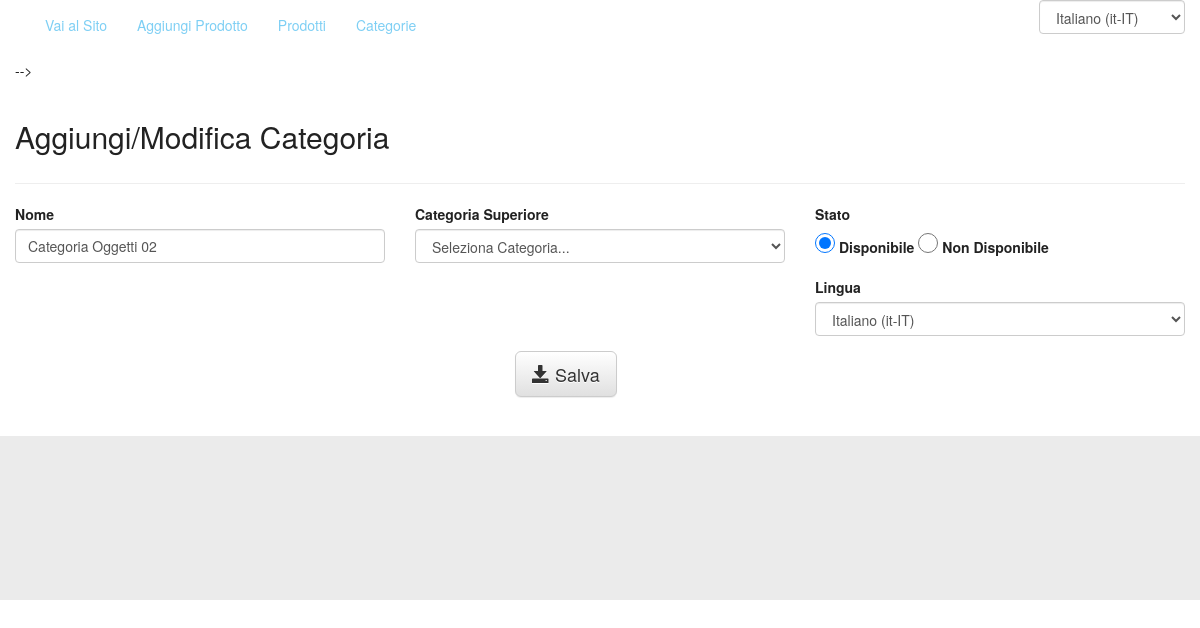
/Admin/editCategory/2 (signed in), run on an earlier commit of the app's database.
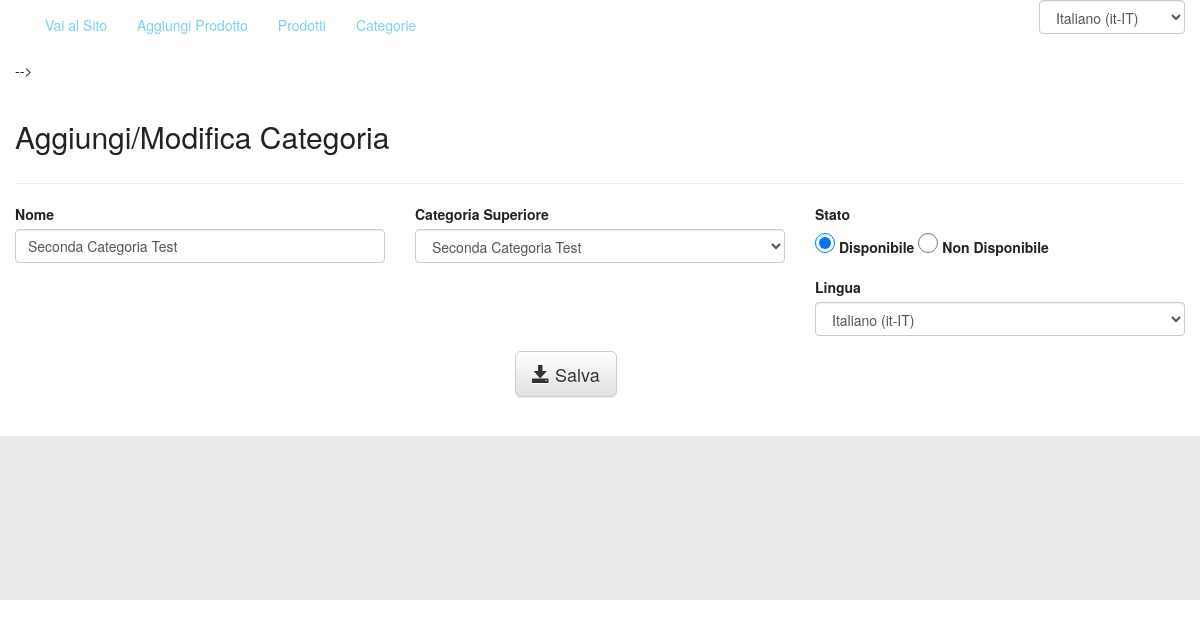
And on a later commit of the database.
### tables this page shows
CREATE TABLE `acms_shop_categories` (
  `category_id` int(11) NOT NULL,
  `category_name` varchar(80) DEFAULT NULL,
  `category_status` tinyint(1) DEFAULT '1',
  `category_image_src` varchar(256) DEFAULT NULL,
  `fk_lang_id` int(11) NOT NULL,
  `fk_parent_id` int(11) NOT NULL DEFAULT '0',
  `category_parent_name` varchar(45) DEFAULT NULL
);

CREATE TABLE `acms_languages` (
  `lang_id` int(11) NOT NULL,
  `lang_iso_code` varchar(4) DEFAULT NULL,
  `lang_internal_code` varchar(8) DEFAULT NULL,
  `lang_name` varchar(80) DEFAULT NULL
);

### controllers/Admin.php (called while the page is built, shortened)
<?php
class Admin extends Controller
{
    function index()
    {
        $loc_model = $this->getModel('LocalizationModel');
        $this->languages = $loc_model->getLanguages();
        $this->getView('pages/page_default');
    }
    function editCategory($args)
    {
        $shop_model = $this->getModel('ShopModel');
        $this->shop_categories = $shop_model->getCategories();
        $this->category = $this->getModel('ShopCategoryModel');
        $this->index($args);
    }
}

### index.php (called while the page is built, shortened)
<?php
require_once(__DIR__.'/Config.php');
require_once(Config::$abs_path.'/libs/php/Database.php');
require_once(Config::$abs_path.'/controllers/Controller.php');
(new App());

### libs/php/Database.php (called while the page is built, shortened)
<?php
class Database
{
    public $mysqli;
    public $results;
    public function __construct()
    {
        $this->mysqli = new mysqli( Config::$db_host, Config::$db_user, Config::$db_pass, Config::$db_name);
    }
    public function queryExec($query='')
    {
        $_query = str_replace("#_", Config::$db_prefix, $query);
        if (!$this->results = $this->mysqli->query($_query)) {
            echo "<b>Database() say: </b>query problems<br>";
            echo "Query: " . $_query . "<br>";
            echo "Errno: " . $this->mysqli->errno . "<br>";
            echo "Error: " . $this->mysqli->error . "<br>";
            exit;
        }
        return $this->results;
    }
    public function getObjectData($query='')
    {
        $_query = str_replace("#_", Config::$db_prefix, $query);
        if (!$this->results = $this->mysqli->query($_query)) {
            echo "<b>Database() say: </b>query problems<br>";
            echo "Query: " . $_query . "<br>";
            echo "Errno: " . $this->mysqli->errno . "<br>";
            echo "Error: " . $this->mysqli->error . "<br>";
            exit;
        }
        if ($this->results->num_rows === 0) {
            $data = FALSE;
        }else{
            $data = $this->results->fetch_object();
            $data->num_rows = $this->results->num_rows;
        }
        return $data;
    }
}

### models/ShopModel.php (called while the page is built, shortened)
<?php
class ShopModel extends Model
{
    function getCategories($lang_id=NULL, $status=NULL)
    {
        $query = "SELECT * FROM #_shop_categories ";
        $query.= "LEFT JOIN #_languages ON #_shop_categories.fk_lang_id = #_languages.lang_id ";
        $this->results = $this->queryExec($query);
        if(!$this->results){
            return FALSE;
        }else{
            $data = [];
            while($row_obj = $this->results->fetch_object()){
                array_push($data, $row_obj);
            }
            return $data;
        }
    }
}

### models/ShopCategoryModel.php (called while the page is built, shortened)
<?php
class ShopCategoryModel extends Model
{
    public function __get($property){
        if (property_exists($this, $property)){
            return $this->$property;
        }
    }
}

### models/LocalizationModel.php (called while the page is built)
<?php
class LocalizationModel extends Model
{
    public function getLanguages()
    {
        $query = "SELECT * FROM #_languages;";
        $this->results = $this->queryExec($query);
        if(!$this->results){
            return FALSE;
        }else{
            $data = array();
            while($row = $this->results->fetch_object()){
                array_push($data, $row);
            }
            return $data;
        }
    }
}

### views/admin/shop/edit_category.php (the view, shortened to what the changed rows need)
<div class="edit_category">
     <div class="row">
        <div class="col-xs-12 col-sm-12 col-md-12 col-lg-12">
            <h2><?=Lang::$edit_category?></h2>
        </div>
    </div><hr/>
    <form name="edit_category_form" method="post" action="<?=Config::$web_path?>/Admin/categoryProcess">
        <div class="row">
            <div class="col-xs-12 col-sm-12 col-md-6 col-lg-4">
                <div class="form-group">
                    <label><?=Lang::$name?></label>
                    <input type="text" name="category_name" value="<?=$this->category->category_name?>" class="form-control" />
                </div>
            </div>
            <div class="col-xs-12 col-sm-12 col-md-6 col-lg-4">
                <div class="form-group">
                    <label><?=Lang::$category_parent?></label>
                    <select name="fk_parent_id" id="fk_parent_id" class="form-control" >
                        <option value="1">Seleziona Categoria...</option>
                        <?php foreach($this->shop_categories as $category):?>
                            <option value="<?=$category->category_id?>" <?=($this->category->fk_parent_id==$category->category_id) ? " selected" : "";?>>
                                <?=$category->category_name;?>
                            </option>
                        <?php endforeach;?>
                    </select>
                </div>
            </div>
            <div class="col-xs-12 col-sm-12 col-md-6 col-lg-4">
                <div class="form-group">
                    <label><?=Lang::$status?></label><br/>
                    <label>
                        <input type="radio" name="category_status" value="1" <?=($this->category->category_status==1) ? "checked" : "";?> />
                        <?=Lang::$available?>
                    </label>
                    <label>
                        <input type="radio" name="category_status" value="0" <?=($this->category->category_status==0) ? "checked" : "";?> />
                        <?=Lang::$unavailable?>
                    </label>
                </div>
            </div>
            <div class="col-xs-12 col-sm-12 col-md-6 col-lg-4">
                <div class="form-group">
                    <label><?=Lang::$language?></label>
                    <select name="fk_lang_id" class="form-control">
                        <?php foreach($this->languages as $lang):?>
                            <option value="<?=$lang->lang_id;?>" <?=$lang->lang_id == $this->category->fk_lang_id ? "selected" : "";?>>
                                  <?=$lang->lang_name?> (<?=$lang->lang_internal_code;?>)
                            </option>
                        <?php endforeach;?>
                    </select>
                </div>
            </div>
        </div>
        <div class="row">
            <div class="col-xs-6 col-sm-4 col-md-4 col-lg-2 col-xs-offset-3 col-sm-offset-4 col-md-offset-4 col-lg-offset-5">
                <div class="form-group">
                    <button type="submit" value="edit_category_submit" class="btn btn-default btn-lg">
                        <span class="glyphicon glyphicon-save"></span>
                        <?=Lang::$save?>
                    </button>
                </div>
            </div>
        </div>
    </form>
</div>

What changed in the data, as far as the page shows it:
changed acms_shop_categories "☑ Disponibile": category_name "Categoria Oggetti 02" → "Seconda Categoria Test"
Also different on the page:
form field fk_parent_id: "Seleziona Categoria..." → "Seconda Categoria Test"
